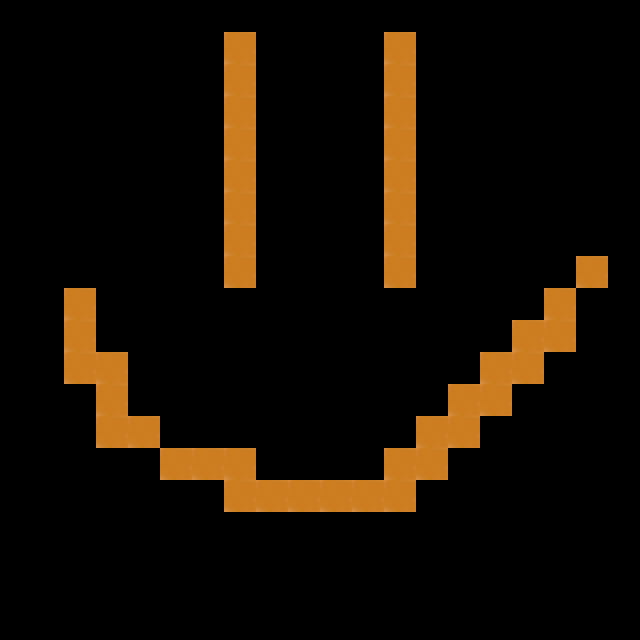

Below is a game level as drawn by its tile map, then a one-line description and the .tmx file that defines it, in full:
An orthogonal 20x20 tile map with 32x32 px tiles, 1 tile layer (Tile Layer 1).

<map version="1.2" tiledversion="1.2.2" orientation="orthogonal" renderorder="right-down" width="20" height="20" tilewidth="32" tileheight="32" infinite="0" nextlayerid="2" nextobjectid="1">
 <tileset firstgid="1" source="basictileset.tsx" />
 <layer id="1" name="Tile Layer 1" width="20" height="20">
  <data encoding="csv">
0,0,0,0,0,0,0,0,0,0,0,0,0,0,0,0,0,0,0,0,
0,0,0,0,0,0,0,1,0,0,0,0,1,0,0,0,0,0,0,0,
0,0,0,0,0,0,0,1,0,0,0,0,1,0,0,0,0,0,0,0,
0,0,0,0,0,0,0,1,0,0,0,0,1,0,0,0,0,0,0,0,
0,0,0,0,0,0,0,1,0,0,0,0,1,0,0,0,0,0,0,0,
0,0,0,0,0,0,0,1,0,0,0,0,1,0,0,0,0,0,0,0,
0,0,0,0,0,0,0,1,0,0,0,0,1,0,0,0,0,0,0,0,
0,0,0,0,0,0,0,1,0,0,0,0,1,0,0,0,0,0,0,0,
0,0,0,0,0,0,0,1,0,0,0,0,1,0,0,0,0,0,1,0,
0,0,1,0,0,0,0,0,0,0,0,0,0,0,0,0,0,1,0,0,
0,0,1,0,0,0,0,0,0,0,0,0,0,0,0,0,1,1,0,0,
0,0,1,1,0,0,0,0,0,0,0,0,0,0,0,1,1,0,0,0,
0,0,0,1,0,0,0,0,0,0,0,0,0,0,1,1,0,0,0,0,
0,0,0,1,1,0,0,0,0,0,0,0,0,1,1,0,0,0,0,0,
0,0,0,0,0,1,1,1,0,0,0,0,1,1,0,0,0,0,0,0,
0,0,0,0,0,0,0,1,1,1,1,1,1,0,0,0,0,0,0,0,
0,0,0,0,0,0,0,0,0,0,0,0,0,0,0,0,0,0,0,0,
0,0,0,0,0,0,0,0,0,0,0,0,0,0,0,0,0,0,0,0,
0,0,0,0,0,0,0,0,0,0,0,0,0,0,0,0,0,0,0,0,
0,0,0,0,0,0,0,0,0,0,0,0,0,0,0,0,0,0,0,0
</data>
 </layer>
</map>